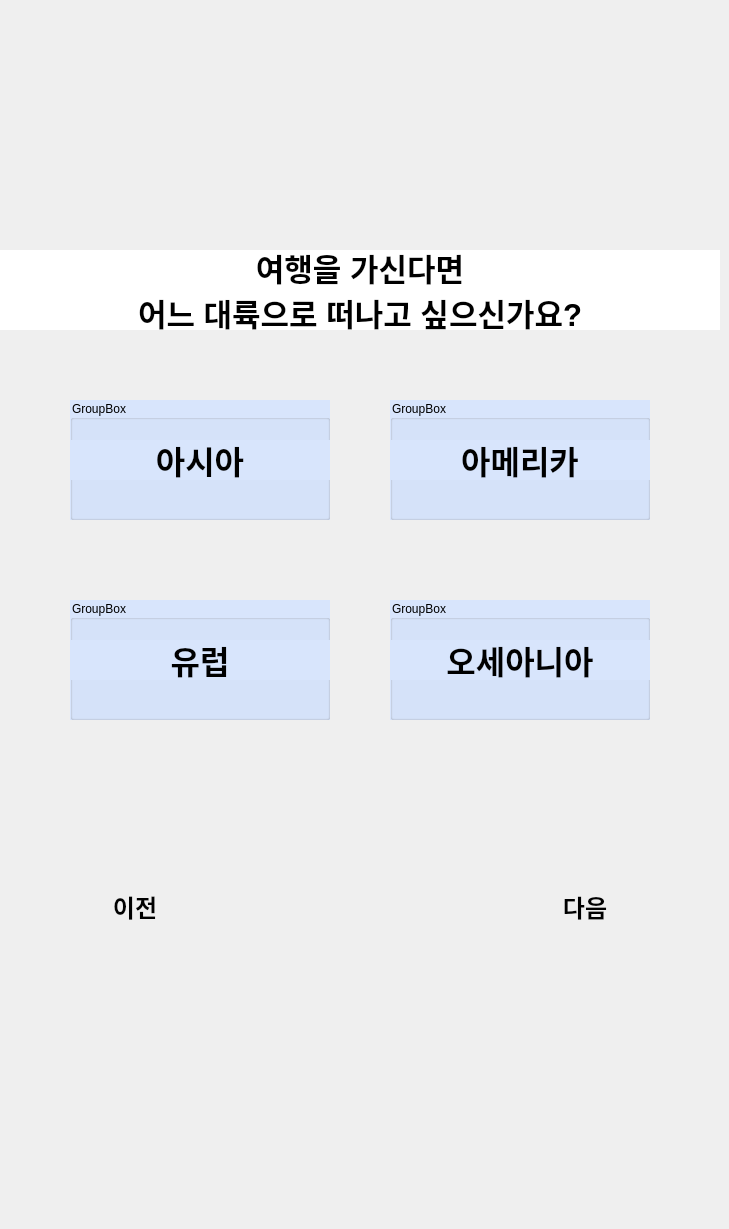
   <widget class="QWidget" name="page_12">
    <widget class="QLabel" name="p12_background_image_label">
     <property name="geometry">
      <rect>
       <x>0</x>
       <y>0</y>
       <width>720</width>
       <height>1220</height>
      </rect>
     </property>
     <property name="styleSheet">
      <string notr="true"/>
     </property>
     <property name="text">
      <string/>
     </property>
     <property name="pixmap">
      <pixmap>source/background_720.png</pixmap>
     </property>
    </widget>
    <widget class="QLabel" name="p12_home_image_label">
     <property name="geometry">
      <rect>
       <x>10</x>
       <y>10</y>
       <width>50</width>
       <height>50</height>
      </rect>
     </property>
     <property name="text">
      <string/>
     </property>
     <property name="pixmap">
      <pixmap>source/home_50.png</pixmap>
     </property>
    </widget>
    <widget class="QPushButton" name="p12_home_button">
     <property name="geometry">
      <rect>
       <x>10</x>
       <y>10</y>
       <width>50</width>
       <height>50</height>
      </rect>
     </property>
     <property name="text">
      <string/>
     </property>
     <property name="flat">
      <bool>true</bool>
     </property>
    </widget>
    <widget class="QLabel" name="p12_next_page_image_label">
     <property name="geometry">
      <rect>
       <x>440</x>
       <y>780</y>
       <width>280</width>
       <height>256</height>
      </rect>
     </property>
     <property name="text">
      <string/>
     </property>
     <property name="pixmap">
      <pixmap>source/button.png</pixmap>
     </property>
    </widget>
    <widget class="QPushButton" name="p12_next_page_button">
     <property name="geometry">
      <rect>
       <x>500</x>
       <y>840</y>
       <width>170</width>
       <height>160</height>
      </rect>
     </property>
     <property name="font">
      <font>
       <pointsize>18</pointsize>
       <bold>true</bold>
      </font>
     </property>
     <property name="text">
      <string>다음
</string>
     </property>
     <property name="flat">
      <bool>true</bool>
     </property>
    </widget>
    <widget class="QLabel" name="p12_past_page_image_label">
     <property name="geometry">
      <rect>
       <x>0</x>
       <y>780</y>
       <width>280</width>
       <height>256</height>
      </rect>
     </property>
     <property name="text">
      <string/>
     </property>
     <property name="pixmap">
      <pixmap>source/button_back.png</pixmap>
     </property>
    </widget>
    <widget class="QPushButton" name="p12_past_page_button">
     <property name="geometry">
      <rect>
       <x>50</x>
       <y>840</y>
       <width>170</width>
       <height>160</height>
      </rect>
     </property>
     <property name="font">
      <font>
       <pointsize>18</pointsize>
       <bold>true</bold>
      </font>
     </property>
     <property name="text">
      <string>이전
</string>
     </property>
     <property name="flat">
      <bool>true</bool>
     </property>
    </widget>
    <widget class="QLabel" name="p12_question_label">
     <property name="geometry">
      <rect>
       <x>0</x>
       <y>250</y>
       <width>720</width>
       <height>80</height>
      </rect>
     </property>
     <property name="font">
      <font>
       <pointsize>23</pointsize>
       <bold>true</bold>
      </font>
     </property>
     <property name="styleSheet">
      <string notr="true">background-color: rgb(255, 255, 255);</string>
     </property>
     <property name="text">
      <string>여행을 가신다면
어느 대륙으로 떠나고 싶으신가요?</string>
     </property>
     <property name="alignment">
      <set>Qt::AlignCenter</set>
     </property>
    </widget>
    <widget class="QGroupBox" name="p12_option1_groupBox">
     <property name="geometry">
      <rect>
       <x>70</x>
       <y>400</y>
       <width>260</width>
       <height>120</height>
      </rect>
     </property>
     <property name="styleSheet">
      <string notr="true">background-color: rgb(216, 229, 252);</string>
     </property>
     <property name="title">
      <string>GroupBox</string>
     </property>
     <widget class="QPushButton" name="p12_option1_pushButton">
      <property name="enabled">
       <bool>true</bool>
      </property>
      <property name="geometry">
       <rect>
        <x>0</x>
        <y>0</y>
        <width>260</width>
        <height>120</height>
       </rect>
      </property>
      <property name="focusPolicy">
       <enum>Qt::StrongFocus</enum>
      </property>
      <property name="contextMenuPolicy">
       <enum>Qt::DefaultContextMenu</enum>
      </property>
      <property name="styleSheet">
       <string notr="true"/>
      </property>
      <property name="text">
       <string/>
      </property>
      <property name="autoRepeat">
       <bool>false</bool>
      </property>
      <property name="autoExclusive">
       <bool>false</bool>
      </property>
      <property name="autoDefault">
       <bool>false</bool>
      </property>
      <property name="default">
       <bool>false</bool>
      </property>
      <property name="flat">
       <bool>true</bool>
      </property>
     </widget>
     <widget class="QLabel" name="p12_option1_label">
      <property name="geometry">
       <rect>
        <x>0</x>
        <y>40</y>
        <width>260</width>
        <height>40</height>
       </rect>
      </property>
      <property name="font">
       <font>
        <pointsize>24</pointsize>
        <bold>true</bold>
       </font>
      </property>
      <property name="text">
       <string>아시아</string>
      </property>
      <property name="alignment">
       <set>Qt::AlignCenter</set>
      </property>
     </widget>
     <zorder>p12_option1_label</zorder>
     <zorder>p12_option1_pushButton</zorder>
    </widget>
    <widget class="QGroupBox" name="p12_option2_groupBox">
     <property name="geometry">
      <rect>
       <x>390</x>
       <y>400</y>
       <width>260</width>
       <height>120</height>
      </rect>
     </property>
     <property name="styleSheet">
      <string notr="true">background-color: rgb(216, 229, 252);</string>
     </property>
     <property name="title">
      <string>GroupBox</string>
     </property>
     <widget class="QPushButton" name="p12_option2_pushButton">
      <property name="enabled">
       <bool>true</bool>
      </property>
      <property name="geometry">
       <rect>
        <x>0</x>
        <y>0</y>
        <width>260</width>
        <height>120</height>
       </rect>
      </property>
      <property name="focusPolicy">
       <enum>Qt::StrongFocus</enum>
      </property>
      <property name="contextMenuPolicy">
       <enum>Qt::DefaultContextMenu</enum>
      </property>
      <property name="styleSheet">
       <string notr="true"/>
      </property>
      <property name="text">
       <string/>
      </property>
      <property name="autoRepeat">
       <bool>false</bool>
      </property>
      <property name="autoExclusive">
       <bool>false</bool>
      </property>
      <property name="autoDefault">
       <bool>false</bool>
      </property>
      <property name="default">
       <bool>false</bool>
      </property>
      <property name="flat">
       <bool>true</bool>
      </property>
     </widget>
     <widget class="QLabel" name="p12_option2_label">
      <property name="geometry">
       <rect>
        <x>0</x>
        <y>40</y>
        <width>260</width>
        <height>40</height>
       </rect>
      </property>
      <property name="font">
       <font>
        <pointsize>24</pointsize>
        <bold>true</bold>
       </font>
      </property>
      <property name="text">
       <string>아메리카</string>
      </property>
      <property name="alignment">
       <set>Qt::AlignCenter</set>
      </property>
     </widget>
     <zorder>p12_option2_label</zorder>
     <zorder>p12_option2_pushButton</zorder>
    </widget>
    <widget class="QGroupBox" name="p12_option3_groupBox">
     <property name="geometry">
      <rect>
       <x>70</x>
       <y>600</y>
       <width>260</width>
       <height>120</height>
      </rect>
     </property>
     <property name="styleSheet">
      <string notr="true">background-color: rgb(216, 229, 252);</string>
     </property>
     <property name="title">
      <string>GroupBox</string>
     </property>
     <widget class="QPushButton" name="p12_option3_pushButton">
      <property name="enabled">
       <bool>true</bool>
      </property>
      <property name="geometry">
       <rect>
        <x>0</x>
        <y>0</y>
        <width>260</width>
        <height>120</height>
       </rect>
      </property>
      <property name="focusPolicy">
       <enum>Qt::StrongFocus</enum>
      </property>
      <property name="contextMenuPolicy">
       <enum>Qt::DefaultContextMenu</enum>
      </property>
      <property name="styleSheet">
       <string notr="true"/>
      </property>
      <property name="text">
       <string/>
      </property>
      <property name="autoRepeat">
       <bool>false</bool>
      </property>
      <property name="autoExclusive">
       <bool>false</bool>
      </property>
      <property name="autoDefault">
       <bool>false</bool>
      </property>
      <property name="default">
       <bool>false</bool>
      </property>
      <property name="flat">
       <bool>true</bool>
      </property>
     </widget>
     <widget class="QLabel" name="p12_option3_label">
      <property name="geometry">
       <rect>
        <x>0</x>
        <y>40</y>
        <width>260</width>
        <height>40</height>
       </rect>
      </property>
      <property name="font">
       <font>
        <pointsize>24</pointsize>
        <bold>true</bold>
       </font>
      </property>
      <property name="text">
       <string>유럽</string>
      </property>
      <property name="alignment">
       <set>Qt::AlignCenter</set>
      </property>
     </widget>
     <zorder>p12_option3_label</zorder>
     <zorder>p12_option3_pushButton</zorder>
    </widget>
    <widget class="QGroupBox" name="p12_option4_groupBox">
     <property name="geometry">
      <rect>
       <x>390</x>
       <y>600</y>
       <width>260</width>
       <height>120</height>
      </rect>
     </property>
     <property name="styleSheet">
      <string notr="true">background-color: rgb(216, 229, 252);</string>
     </property>
     <property name="title">
      <string>GroupBox</string>
     </property>
     <widget class="QPushButton" name="p12_option4_pushButton">
      <property name="enabled">
       <bool>true</bool>
      </property>
      <property name="geometry">
       <rect>
        <x>0</x>
        <y>0</y>
        <width>260</width>
        <height>120</height>
       </rect>
      </property>
      <property name="focusPolicy">
       <enum>Qt::StrongFocus</enum>
      </property>
      <property name="contextMenuPolicy">
       <enum>Qt::DefaultContextMenu</enum>
      </property>
      <property name="styleSheet">
       <string notr="true"/>
      </property>
      <property name="text">
       <string/>
      </property>
      <property name="autoRepeat">
       <bool>false</bool>
      </property>
      <property name="autoExclusive">
       <bool>false</bool>
      </property>
      <property name="autoDefault">
       <bool>false</bool>
      </property>
      <property name="default">
       <bool>false</bool>
      </property>
      <property name="flat">
       <bool>true</bool>
      </property>
     </widget>
     <widget class="QLabel" name="p12_option4_label">
      <property name="geometry">
       <rect>
        <x>0</x>
        <y>40</y>
        <width>260</width>
        <height>40</height>
       </rect>
      </property>
      <property name="font">
       <font>
        <pointsize>24</pointsize>
        <bold>true</bold>
       </font>
      </property>
      <property name="text">
       <string>오세아니아</string>
      </property>
      <property name="alignment">
       <set>Qt::AlignCenter</set>
      </property>
     </widget>
    </widget>
   </widget>
